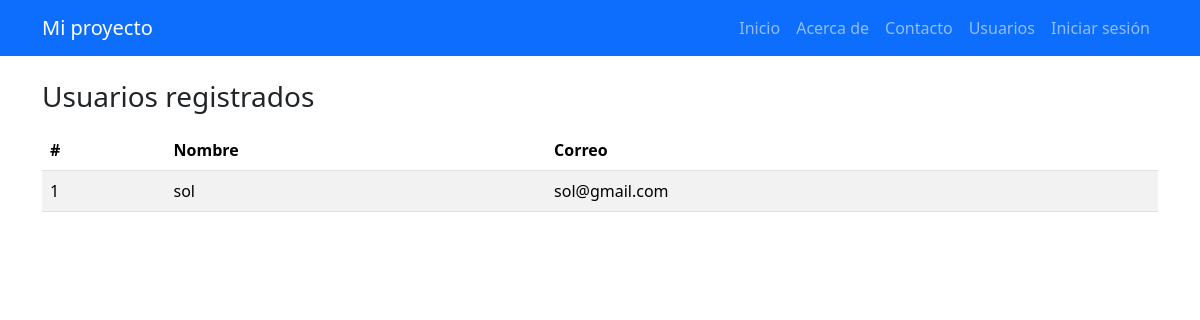
The page /usuarios on the database as committed earlier.
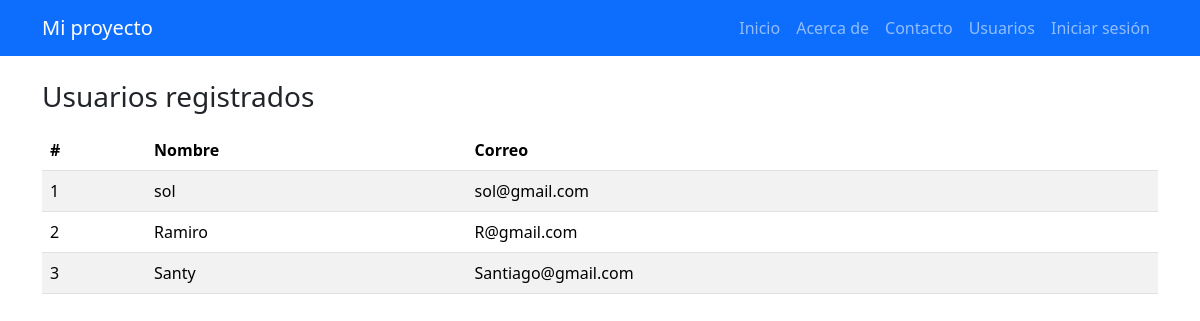
The same page on the database as committed later.
### mi_proyecto_flask/app.py (models this page shows)
class Usuario(UserMixin, db.Model):
    id = db.Column(db.Integer , primary_key=True)
    nombre = db.Column(db.String(80), nullable=False)
    correo = db.Column(db.String(120), unique=True , nullable=False)

### mi_proyecto_flask/app.py (the view)
@app.route("/usuarios")
def usuarios():
    lista = Usuario.query.order_by(Usuario.id).all()
    return render_template("usuarios.html", usuarios=lista)

### mi_proyecto_flask/templates/usuarios.html (shortened to what this page needs)
{% extends 'base.html' %}
{% block content %}
<h1 class="h3 mb-3">Usuarios registrados</h1>
{% if usuarios %}
<table class="table table-striped">
<thead>
<tr>
<th>#</th>
<th>Nombre</th>
<th>Correo</th>
</tr>
</thead>
<tbody>
{% for u in usuarios %}
<tr>
<td>{{ u.id }}</td>
<td>{{ u.nombre }}</td>
<td>{{ u.correo }}</td>
</tr>
{% endfor %}
</tbody>
</table>
{% else %}
<p class="text-muted">Todavía no hay usuarios registrados.</p>
{% endif %}
{% endblock %}

### mi_proyecto_flask/templates/base.html (shortened to what this page needs)
<!doctype html>
<html lang="es">
<head>
{{ bootstrap.load_css() }}
</head>
<body>
<nav class="navbar navbar-expand-lg bg-primary" data-bs-theme="dark">
<div class="container">
<a class="navbar-brand" href="{{ url_for('index') }}">Mi proyecto</a>
<div class="navbar-nav">
<a class="nav-link" href="{{ url_for('index') }}">Inicio</a>
<a class="nav-link" href="{{ url_for('about') }}">Acerca de</a>
<a class="nav-link" href="{{ url_for('contacto') }}">Contacto</a>
<a class="nav-link" href="{{ url_for('usuarios') }}">Usuarios</a>
{% if current_user.is_authenticated %}
<a class="nav-link" href="{{ url_for('perfil') }}">Mi perfil</a>
{% else %}
<a class="nav-link" href="{{ url_for('login') }}">Iniciar sesión</a>
{% endif %}
</div>
</div>
</nav>
<main class="container py-4">
{% block content %}{% endblock %}
</main>
</body>
</html>

Rows that differ between the two databases and show on the page:
added Usuario: id "2", nombre "Ramiro", correo "R@gmail.com"
added Usuario: id "3", nombre "Santy", correo "Santiago@gmail.com"
